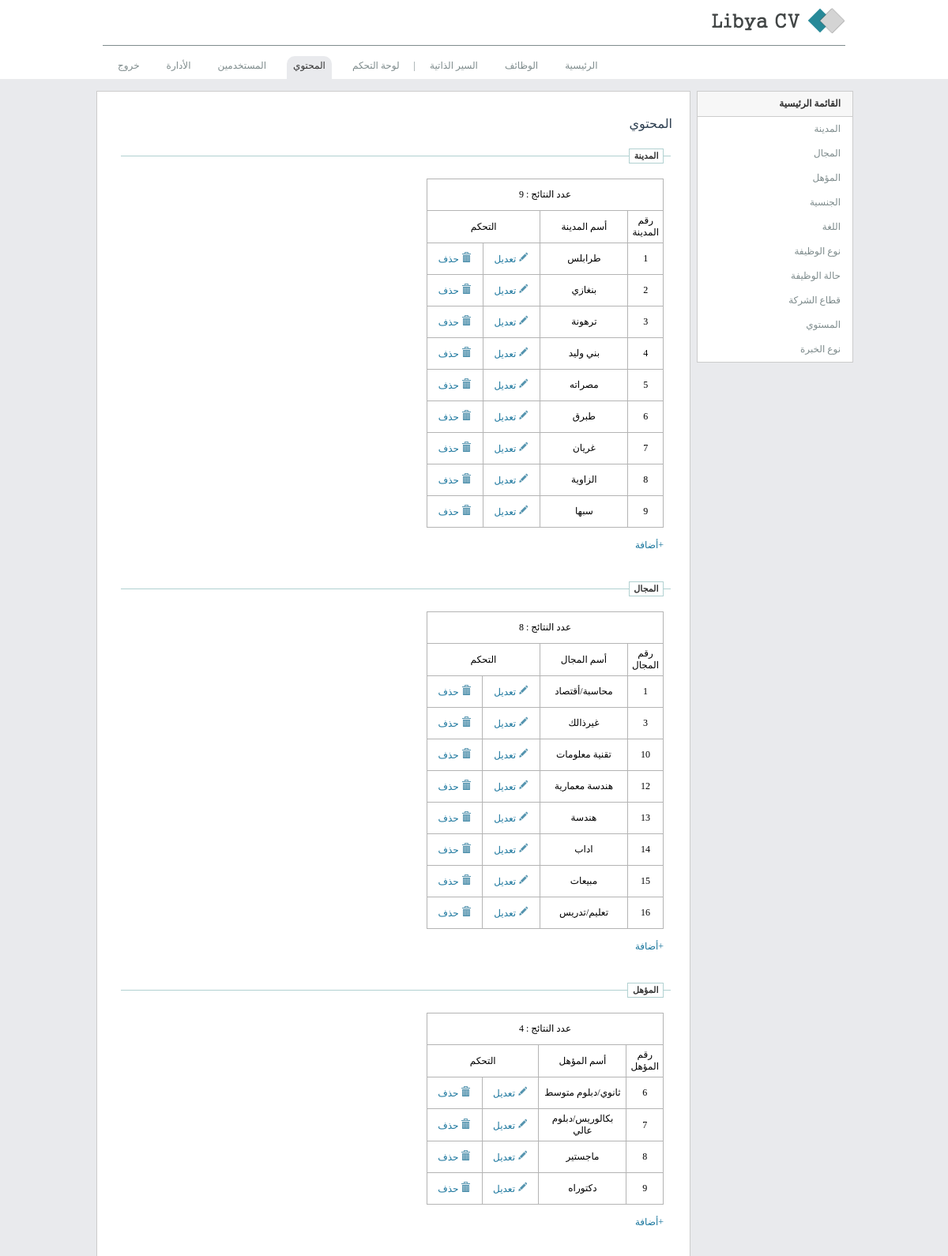
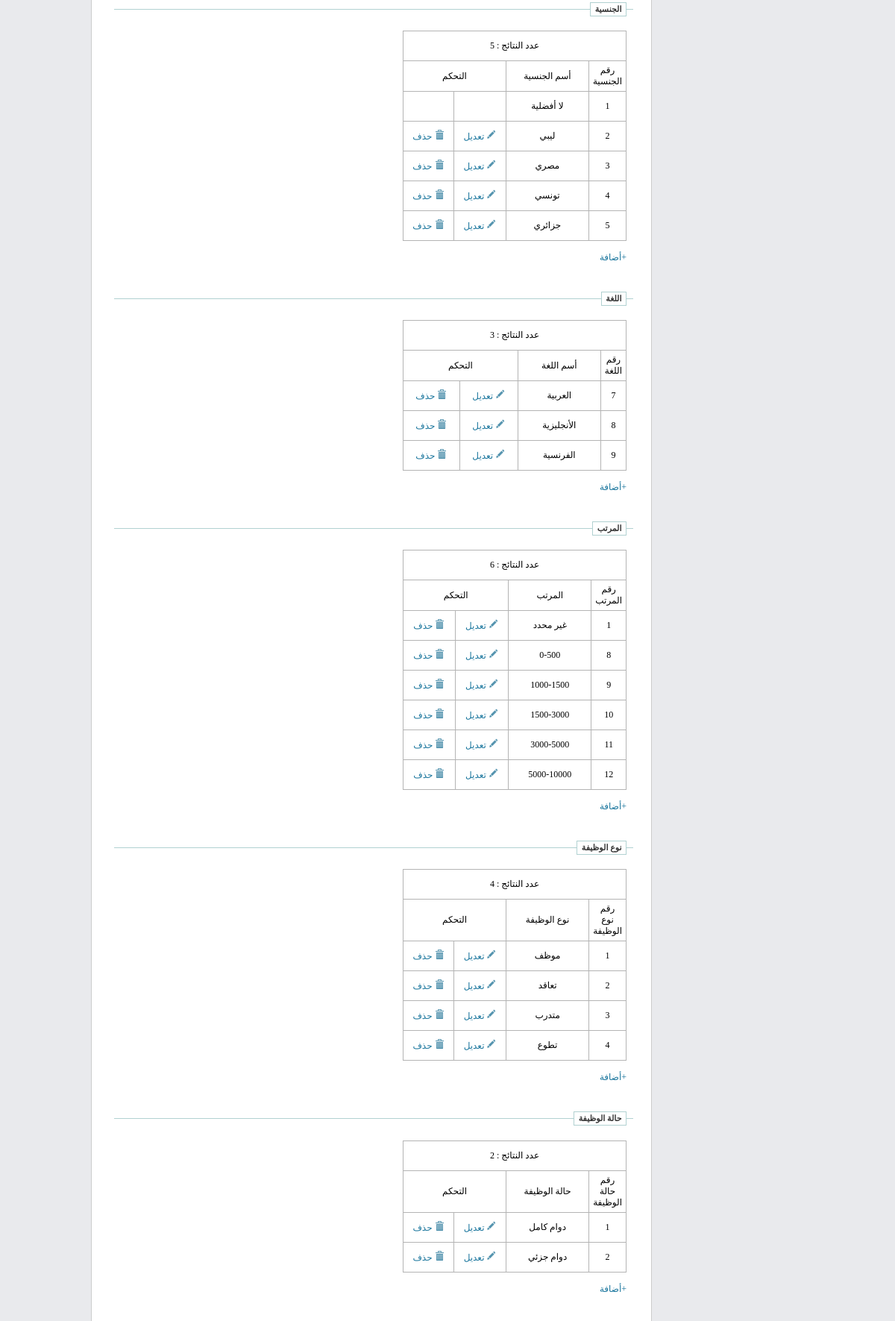
/admin/tables.php (signed in, upper part), run on the app's committed database (2 pictures, top to bottom).
### tables this page shows
CREATE TABLE IF NOT EXISTS `job_city` (
  `city_id` int(20) NOT NULL AUTO_INCREMENT,
  `city_name` varchar(100) NOT NULL,
  PRIMARY KEY (`city_id`)
);

CREATE TABLE IF NOT EXISTS `job_domain` (
  `domain_id` int(30) NOT NULL AUTO_INCREMENT,
  `domain_name` varchar(35) NOT NULL,
  PRIMARY KEY (`domain_id`)
);

CREATE TABLE IF NOT EXISTS `job_ed_type` (
  `edt_id` int(10) NOT NULL AUTO_INCREMENT,
  `edt_name` varchar(100) NOT NULL,
  PRIMARY KEY (`edt_id`)
);

CREATE TABLE IF NOT EXISTS `job_nat` (
  `nat_id` int(11) NOT NULL AUTO_INCREMENT,
  `nat_name` varchar(50) NOT NULL,
  PRIMARY KEY (`nat_id`)
);

CREATE TABLE IF NOT EXISTS `job_lang` (
  `lang_name` varchar(50) NOT NULL,
  `lang_id` int(11) NOT NULL AUTO_INCREMENT,
  PRIMARY KEY (`lang_id`)
);

CREATE TABLE IF NOT EXISTS `job_salary` (
  `salary_id` int(20) NOT NULL AUTO_INCREMENT,
  `salary_name` varchar(50) NOT NULL,
  PRIMARY KEY (`salary_id`)
);

CREATE TABLE IF NOT EXISTS `job_type` (
  `type_id` int(20) NOT NULL AUTO_INCREMENT,
  `type_name` varchar(50) NOT NULL,
  PRIMARY KEY (`type_id`)
);

CREATE TABLE IF NOT EXISTS `job_status` (
  `status_id` int(5) NOT NULL AUTO_INCREMENT,
  `status_name` varchar(30) NOT NULL,
  PRIMARY KEY (`status_id`)
);

### admin/tables.php (the view, shortened to what this page needs)
<?php
require_once("../db/db.php");
?>
<!DOCTYPE html>
<html>
<head>
<?php
include_once("../inc/header.php");
?>
</head>
    <body>
	    <div class="wrapper">
		<div id="header">
			<?php
			include_once("../inc/logo.php");
			?>
			<div class="hed">
				<ul id="navigation">
					<li>
						<a href="../index.php">الرئيسية</a>
					</li>
					<li>
						<a href="../view/searchjob.php">الوظائف</a>
					</li>
					<li>
						<a href="../view/searchcvs.php" >السير الذاتية </a>
					</li>
				<li class="mm">|</li>
					<li>
						<a href="index.php" >لوحة التحكم</a>
					</li>
					<li  class="selected ">
						<a href="tables.php" >المحتوي</a>
					</li>
					<li>
						<a href="seekers.php" >المستخدمين</a>
					</li>
					<li>
						<a href="index.php" >الأدارة</a>
					</li>
					<li>
						<a href="logout.php" title="تسجيل الخروج" >خروج</a>
					</li>
				</ul>
		</div>
	</div>
        <div id="container">
				     <div class="span3" >
                    <ul class="nav nav-list   ">
					<li><span class="menus "><strong>القائمة الرئيسية</strong></span>
							</li>
						<li>
                            <a   href="tables.php#city">المدينة</a>
                        </li>
						<li>
                            <a   href="tables.php#domain">المجال</a>
                        </li>
						<li>
                            <a   href="tables.php#edtype">المؤهل</a>
                        </li>
						<li>
                            <a   href="tables.php#nat">الجنسية</a>
                        </li>
						<li>
                            <a href="tables.php#lang">اللغة</a>
                        </li>
						<li>
                            <a   href="tables.php#type">نوع الوظيفة</a>
                        </li>
						<li>
                            <a   href="tables.php#status">حالة الوظيفة</a>
                        </li>
						<li>
                            <a   href="tables.php#comptype">قطاع الشركة</a>
                        </li>
						<li>
                            <a   href="tables.php#level">المستوي</a>
                        </li>
						<li>
                            <a   href="tables.php#explevel">نوع الخبرة</a>
                        </li>
                    </ul>
                </div>
<div class="span9" >
	<div class="item">
   <div>
			 <h4>المحتوي</h4>
		</div>
<fieldset class="grouppost">
	<legend><a name="city"></a>المدينة</legend>
	<br/>
<?php
$sql = "SELECT * FROM  job_city order by city_id ASC ";
$sql_result =  $mysqli->query($sql) or die ('request "Could not execute SQL query" '.$sql);
if ($sql_result->num_rows>0) {
?>
<table width="300"  class="tblm table-bordered"  >
<tr  class="colortop">
    <td width="20" colspan="9" >عدد النتائج : <?php echo $sql_result->num_rows ?></td>
</tr>
 <tr  class="colortop">
		<td width="20" >رقم المدينة</td>
		<td width="100"  >أسم المدينة</td>
		<td width="60" colspan="2"  >التحكم</td>
 </tr>
 <?php
 while ($row = $sql_result->fetch_object()) {
	echo "<tr>";
	echo "<td>".$row->city_id."</td>";
	echo '<td>'.$row->city_name.'</td>';
	echo "<td>";
	echo '<a rel="facebox" href="modal_edit_city.php?id='.$row->city_id.'" ><img src="../images/edit.png"/> تعديل</a>';
	echo "</td>";
	echo "<td>";
	echo '<a onclick="return confirm(\'هل أنت متأكد من الحذف ?\')"   href="'.$_SERVER['PHP_SELF'].'?delete_id='.$row->city_id.'&tbl=city"  ><img src="../images/remove.png"/> حذف</a>';
	echo "</td>";
	echo "</tr>";
	}
}
else {
	echo "<tr><td colspan='4'>لا توجد نتائج.</td>";
}
	echo "</table>";
?>
<br/>
<a rel='facebox' href='modal_add_city.php'  > +أضافة</a>
	<br/>
</fieldset>
	<br/>
		<br/>
<fieldset class="grouppost">
	<legend><a name="domain"></a>المجال</legend>
	<br/>
<?php
$sql = "SELECT * FROM  job_domain order by domain_id ASC ";
$sql_result =  $mysqli->query($sql) or die ('request "Could not execute SQL query" '.$sql);
if ($sql_result->num_rows>0) {
?>
<table width="300"  class="tblm table-bordered"  >
<tr  class="colortop">
    <td width="20" colspan="9" >عدد النتائج : <?php echo $sql_result->num_rows ?></td>
</tr>
 <tr  class="colortop">
		<td width="20" >رقم المجال</td>
		<td width="100"  >أسم المجال</td>
		<td width="60" colspan="2"  >التحكم</td>
 </tr>
 <?php
 while ($row = $sql_result->fetch_object()) {
	echo "<tr>";
	echo "<td>".$row->domain_id."</td>";
	echo '<td>'.$row->domain_name.'</td>';
	echo "<td>";
	echo '<a rel="facebox" href="modal_edit_domain.php?id='.$row->domain_id.'" ><img src="../images/edit.png"/> تعديل</a>';
	echo "</td>";
	echo "<td>";
	echo '<a onclick="return confirm(\'هل أنت متأكد من الحذف ?\')"   href="'.$_SERVER['PHP_SELF'].'?delete_id='.$row->domain_id.'&tbl=domain" ><img src="../images/remove.png"/> حذف</a>';
	echo "</td>";
	echo "</tr>";
	}
}
else {
	echo "<tr><td colspan='4'>لا توجد نتائج.</td>";
}
	echo "</table>";
?>
<br/>
<a rel='facebox' href='modal_add_domain.php'  > +أضافة</a>
	<br/>
</fieldset>
<br/>
<br/>
<fieldset class="grouppost">
	<legend><a name="edtype"></a>المؤهل</legend>
	<br/>
<?php
$sql = "SELECT * FROM  job_ed_type order by edt_id ASC ";
$sql_result =  $mysqli->query($sql) or die ('request "Could not execute SQL query" '.$sql);
if ($sql_result->num_rows>0) {
?>
<table width="300"  class="tblm table-bordered"  >
<tr  class="colortop">
    <td width="20" colspan="9" >عدد النتائج : <?php echo $sql_result->num_rows ?></td>
</tr>
 <tr  class="colortop">
		<td width="20" >رقم المؤهل</td>
		<td width="100"  >أسم المؤهل</td>
		<td width="60" colspan="2"  >التحكم</td>
 </tr>
 <?php
 while ($row = $sql_result->fetch_object()) {
	echo "<tr>";
	echo "<td>".$row->edt_id."</td>";
	echo '<td>'.$row->edt_name.'</td>';
	echo "<td>";
	echo '<a rel="facebox" href="modal_edit_ed.php?id='.$row->edt_id.'" ><img src="../images/edit.png"/> تعديل</a>';
	echo "</td>";
	echo "<td>";
	echo '<a onclick="return confirm(\'هل أنت متأكد من الحذف ?\')"   href="'.$_SERVER['PHP_SELF'].'?delete_id='.$row->edt_id.'&tbl=edtype"  ><img src="../images/remove.png"/> حذف</a>';
	echo "</td>";
	echo "</tr>";
	}
}
else {
	echo "<tr><td colspan='4'>لا توجد نتائج.</td>";
}
	echo "</table>";
?>
<br/>
<a rel='facebox' href='modal_add_ed.php'  > +أضافة</a>
	<br/>
</fieldset>
<br/>
<br/>
<fieldset class="grouppost">
	<legend><a name="nat"></a>الجنسية</legend>
	<br/>
<?php
$sql = "SELECT * FROM  job_nat order by nat_id ASC ";
$sql_result =  $mysqli->query($sql) or die ('request "Could not execute SQL query" '.$sql);
if ($sql_result->num_rows>0) {
?>
<table width="300"  class="tblm table-bordered"  >
<tr  class="colortop">
    <td width="20" colspan="9" >عدد النتائج : <?php echo $sql_result->num_rows ?></td>
</tr>
 <tr  class="colortop">
		<td width="20" >رقم الجنسية</td>
		<td width="100"  >أسم الجنسية</td>
		<td width="60" colspan="2"  >التحكم</td>
 </tr>
 <?php
 while ($row = $sql_result->fetch_object()) {
	echo "<tr>";
	echo "<td>".$row->nat_id."</td>";
	echo '<td>'.$row->nat_name.'</td>';
	echo "<td>";
	if($row->nat_id!=1){
	echo '<a rel="facebox" href="modal_edit_nat.php?id='.$row->nat_id.'" ><img src="../images/edit.png"/> تعديل</a>';
	}
	echo "</td>";
	echo "<td>";
	if($row->nat_id!=1){
	echo '<a onclick="return confirm(\'هل أنت متأكد من الحذف ?\')"   href="'.$_SERVER['PHP_SELF'].'?delete_id='.$row->nat_id.'&tbl=nat"  ><img src="../images/remove.png"/> حذف</a>';
	}
	echo "</td>";
	echo "</tr>";
	}
}
else {
	echo "<tr><td colspan='4'>لا توجد نتائج.</td>";
}
	echo "</table>";
?>
<br/>
<a rel='facebox' href='modal_add_nat.php'  > +أضافة</a>
	<br/>
</fieldset>
<br/>
<br/>
<fieldset class="grouppost">
	<legend><a name="lang"></a>اللغة</legend>
	<br/>
<?php
$sql = "SELECT * FROM  job_lang order by lang_id ASC ";
$sql_result =  $mysqli->query($sql) or die ('request "Could not execute SQL query" '.$sql);
if ($sql_result->num_rows>0) {
?>
<table width="300"  class="tblm table-bordered"  >
<tr  class="colortop">
    <td width="20" colspan="9" >عدد النتائج : <?php echo $sql_result->num_rows ?></td>
</tr>
 <tr  class="colortop">
		<td width="20" >رقم اللغة</td>
		<td width="100"  >أسم اللغة</td>
		<td width="60" colspan="2"  >التحكم</td>
 </tr>
 <?php
 while ($row = $sql_result->fetch_object()) {
	echo "<tr>";
	echo "<td>".$row->lang_id."</td>";
	echo '<td>'.$row->lang_name.'</td>';
	echo "<td>";
	echo '<a rel="facebox" href="modal_edit_lang.php?id='.$row->lang_id.'" ><img src="../images/edit.png"/> تعديل</a>';
	echo "</td>";
	echo "<td>";
	echo '<a onclick="return confirm(\'هل أنت متأكد من الحذف ?\')"   href="'.$_SERVER['PHP_SELF'].'?delete_id='.$row->lang_id.'&tbl=lang" ><img src="../images/remove.png"/> حذف</a>';
	echo "</td>";
	echo "</tr>";
	}
}
else {
	echo "<tr><td colspan='4'>لا توجد نتائج.</td>";
}
	echo "</table>";
?>
<br/>
<a rel='facebox' href='modal_add_lang.php'  > +أضافة</a>
	<br/>
</fieldset>
<br/>
<br/>
<fieldset class="grouppost">
	<legend><a name="salary"></a>المرتب</legend>
	<br/>
<?php
$sql = "SELECT * FROM  job_salary order by salary_id ASC ";
$sql_result =  $mysqli->query($sql) or die ('request "Could not execute SQL query" '.$sql);
if ($sql_result->num_rows>0) {
?>
<table width="300"  class="tblm table-bordered"  >
<tr  class="colortop">
	<td width="20" colspan="9" >عدد النتائج : <?php echo $sql_result->num_rows ?></td>
</tr>
<tr  class="colortop">
	<td width="20" >رقم المرتب</td>
	<td width="100"  > المرتب</td>
	<td width="60" colspan="2"  >التحكم</td>
</tr>
 <?php
 while ($row = $sql_result->fetch_object()) {
	echo "<tr>";
	echo "<td>".$row->salary_id."</td>";
	echo '<td>'.$row->salary_name.'</td>';
	echo "<td>";
	echo '<a rel="facebox" href="modal_edit_salary.php?id='.$row->salary_id.'" ><img src="../images/edit.png"/> تعديل</a>';
	echo "</td>";
	echo "<td>";
	echo '<a onclick="return confirm(\'هل أنت متأكد من الحذف ?\')"   href="'.$_SERVER['PHP_SELF'].'?delete_id='.$row->salary_id.'&tbl=salary" ><img src="../images/remove.png"/> حذف</a>';
	echo "</td>";
	echo "</tr>";
	}
}
else {
	echo "<tr><td colspan='4'>لا توجد نتائج.</td>";
}
	echo "</table>";
?>
<br/>
<a rel='facebox' href='modal_add_salary.php'  > +أضافة</a>
<br/>
</fieldset>
<br/>
<br/>
<fieldset class="grouppost">
<legend><a name="type"></a>نوع الوظيفة</legend>
<br/>
<?php
$sql = "SELECT * FROM  job_type order by type_id ASC ";
$sql_result =  $mysqli->query($sql) or die ('request "Could not execute SQL query" '.$sql);
if ($sql_result->num_rows>0) {
?>
<table width="300"  class="tblm table-bordered"  >
<tr  class="colortop">
	<td width="20" colspan="9" >عدد النتائج : <?php echo $sql_result->num_rows ?></td>
</tr>
<tr  class="colortop">
	<td width="20" >رقم نوع الوظيفة</td>
	<td width="100"  > نوع الوظيفة</td>
	<td width="60" colspan="2"  >التحكم</td>
</tr>
 <?php
 while ($row = $sql_result->fetch_object()) {
	echo "<tr>";
	echo "<td>".$row->type_id."</td>";
	echo '<td>'.$row->type_name.'</td>';
	echo "<td>";
	echo '<a rel="facebox" href="modal_edit_type.php?id='.$row->type_id.'" ><img src="../images/edit.png"/> تعديل</a>';
	echo "</td>";
	echo "<td>";
	echo '<a onclick="return confirm(\'هل أنت متأكد من الحذف ?\')"   href="'.$_SERVER['PHP_SELF'].'?delete_id='.$row->type_id.'&tbl=type" ><img src="../images/remove.png"/> حذف</a>';
	echo "</td>";
	echo "</tr>";
	}
}
else {
	echo "<tr><td colspan='4'>لا توجد نتائج.</td>";
}
	echo "</table>";
?>
<br/>
<a rel='facebox' href='modal_add_type.php'  > +أضافة</a>
	<br/>
</fieldset>
<br/>
<br/>
<fieldset class="grouppost">
<legend><a name="status"></a>حالة الوظيفة</legend>
<br/>
<?php
$sql = "SELECT * FROM  job_status order by status_id ASC ";
$sql_result =  $mysqli->query($sql) or die ('request "Could not execute SQL query" '.$sql);
if ($sql_result->num_rows>0) {
?>
<table width="300"  class="tblm table-bordered"  >
<tr  class="colortop">
	<td width="20" colspan="9" >عدد النتائج : <?php echo $sql_result->num_rows ?></td>
</tr>
<tr  class="colortop">
	<td width="20" >رقم حالة الوظيفة</td>
	<td width="100"  > حالة الوظيفة</td>
	<td width="60" colspan="2"  >التحكم</td>
</tr>
 <?php
 while ($row = $sql_result->fetch_object()) {
	echo "<tr>";
	echo "<td>".$row->status_id."</td>";
	echo '<td>'.$row->status_name.'</td>';
	echo "<td>";
	echo '<a rel="facebox" href="modal_edit_status.php?id='.$row->status_id.'" ><img src="../images/edit.png"/> تعديل</a>';
	echo "</td>";
	echo "<td>";
	echo '<a onclick="return confirm(\'هل أنت متأكد من الحذف ?\')"   href="'.$_SERVER['PHP_SELF'].'?delete_id='.$row->status_id.'&tbl=status" ><img src="../images/remove.png"/> حذف</a>';
	echo "</td>";
	echo "</tr>";
	}
}
else {
	echo "<tr><td colspan='4'>لا توجد نتائج.</td>";
}
	echo "</table>";
?>
<br/>
<a rel='facebox' href='modal_add_status.php'  > +أضافة</a>
	<br/>
</fieldset>
<br/>
<br/>
<br/>
<br/>
<br/>
<br/>
</div>
</div>
</div>
</div>
</body>
</html>

### css/style1.css (style rules this page uses)
html { overflow-y : scroll; direction : rtl; }
body { margin : 0; padding : 0; text-align : right; min-width : 960px; font : 12px "tahoma"; background : #e9eaed; }
.wrapper { margin : 0 auto; min-width : 980px; }
#container { float : none !important ; margin : 0 auto; width : 960px; }
.nav { margin-bottom : 20px; margin-left : 0; list-style : none; }
.nav > li > a { display : block; }
.nav > li > .menus { display : block; }
.nav-list > li a { color : #7f8c8d; text-decoration : none; height : 25px; }
[class*="span"] { float : right; min-height : 1px; }
.span9 { width : 730px; background : #fff; border : #ccc solid 1px; padding : 10px; margin-right : 8px; }
.span3 { width : 198px; background : #fff; }
.nav-list { border : #ccc solid 1px; margin : 0 auto 20px; padding-right : 15px; padding-left : 15px; margin-bottom : 0; }
.nav-list > li > a, .nav-list > li > .menus, .nav-list .nav-header { margin-right : -15px; margin-left : -15px; }
.nav-list > li { line-height : 25px; text-align : right; color : #333; }
.nav-list > li > a { padding : 3px 15px; }
.nav-list > li > .menus { padding : 3px 15px; color : #333; border-bottom : 1px solid #ccc; background : #f7f7f7; }
.item { width : 700px; padding-right : 12px; padding-left : 12px; }
ul { color : #191919; margin-right : -18px; }
h4 { color : #29abe2; font : 16px "tahouma"; }
img { border : 0; }
#header { height : 100px; margin : 0 auto 15px; background : #fff; }
.hed { width : 940px; margin : 0 auto; padding-top : 6px; }
#navigation { float : left; line-height : 15px; vertical-align : middle; display : inline-block; list-style : none; margin-left : 2px; padding : 0; }
#navigation li { color : #7f8c8d; float : right; margin : 0 1px; }
#navigation li a { padding : 5px 8px 10px; color : #7f8c8d; font-size : 12px; margin : 8px; text-decoration : none; }
#navigation li.selected a, #navigation li a:hover { color : #333; background : #e9eaed; border-bottom : 3px solid #e9eaed; border-radius : 10px 10px 0 0; text-shadow : none; }
fieldset { border-top : 1px solid #b1d1d1; border-bottom : none; border-left : none; border-right : none; }
legend { font-weight : 700; padding : 0.2em 0.5em; border : #b1d1d1 solid 1px; color : #333; font-size : 11px; text-align : right; }
.table-bordered { text-align : center; }
table.tblm { border-collapse : collapse; }
table.tblm td, table.tblm th { border : #b4b4b4 solid 1px; padding : 5px; }
.tblm tr { height : 40px; }
h1, h2, h3, h4, h5, h6 { font-family :"tahoma"; color : #2c3e50; }
a { color : #1c779e; text-decoration : none; }

### data on the page
job_city: city_id "1", city_name "طرابلس"
job_city: city_id "2", city_name "بنغازي"
job_city: city_id "3", city_name "ترهونة"
job_city: city_id "4", city_name "بني وليد"
job_city: city_id "5", city_name "مصراته"
job_city: city_id "6", city_name "طبرق"
job_city: city_id "7", city_name "غريان"
job_city: city_id "8", city_name "الزاوية"
job_city: city_id "9", city_name "سبها"
job_domain: domain_id "1", domain_name "محاسبة/أقتصاد"
job_domain: domain_id "3", domain_name "غيرذالك"
job_domain: domain_id "10", domain_name "تقنية معلومات"
job_domain: domain_id "12", domain_name "هندسة معمارية"
job_domain: domain_id "13", domain_name "هندسة"
job_domain: domain_id "14", domain_name "اداب"
job_domain: domain_id "15", domain_name "مبيعات"
job_domain: domain_id "16", domain_name "تعليم/تدريس"
job_ed_type: edt_id "6", edt_name "ثانوي/دبلوم متوسط"
job_ed_type: edt_id "7", edt_name "بكالوريس/دبلوم عالي"
job_ed_type: edt_id "8", edt_name "ماجستير"
job_ed_type: edt_id "9", edt_name "دكتوراه"
job_nat: nat_id "1", nat_name "لا أفضلية"
job_nat: nat_id "2", nat_name "ليبي"
job_nat: nat_id "3", nat_name "مصري"
job_nat: nat_id "4", nat_name "تونسي"
job_nat: nat_id "5", nat_name "جزائري"
job_lang: lang_id "7", lang_name "العربية"
job_lang: lang_id "8", lang_name "الأنجليزية"
job_lang: lang_id "9", lang_name "الفرنسية"
job_salary: salary_id "1", salary_name "غير محدد"
job_salary: salary_id "8", salary_name "0-500"
job_salary: salary_id "9", salary_name "1000-1500"
job_salary: salary_id "10", salary_name "1500-3000"
job_salary: salary_id "11", salary_name "3000-5000"
job_salary: salary_id "12", salary_name "5000-10000"
job_type: type_id "1", type_name "موظف"
job_type: type_id "2", type_name "تعاقد"
job_type: type_id "3", type_name "متدرب"
job_type: type_id "4", type_name "تطوع"
job_status: status_id "1", status_name "دوام كامل"
job_status: status_id "2", status_name "دوام جزئي"

### other printed values
$sql_result->num_rows "9"
$sql_result->num_rows "8"
$sql_result->num_rows "4"
$sql_result->num_rows "5"
$sql_result->num_rows "3"
$sql_result->num_rows "6"
$sql_result->num_rows "2"
